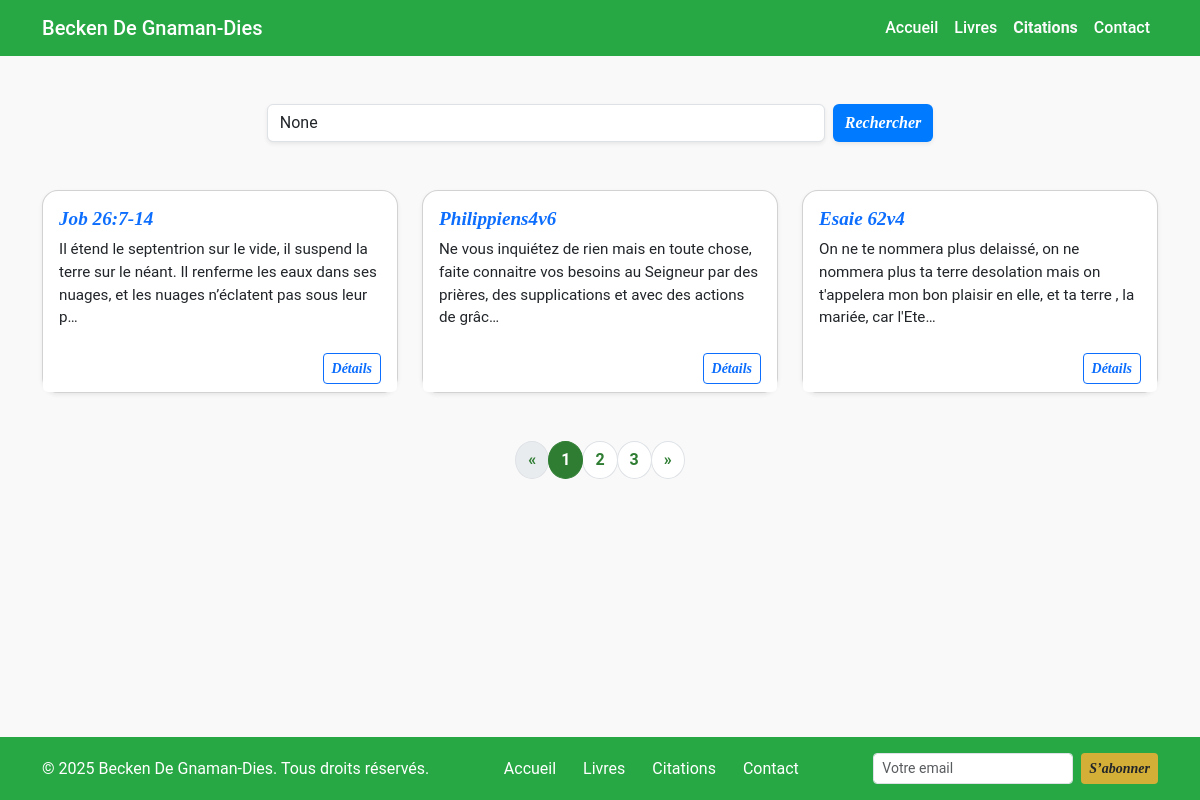
The page /citations/citations on the database its author committed.
### citations/models.py (models this page shows, shortened)
class Citation(models.Model):
    titre = models.CharField(max_length=200)
    contenu = models.TextField()
    date = models.DateField()
    video_url = models.URLField(blank=True, null=True, help_text="Lien YouTube ou autre")
    video_fichier = models.FileField(upload_to='videos/', blank=True, null=True, help_text="Ou téléversez une vidéo")

### citations/views.py (the view)
# urls.py: path('citations', views.citations, name='citations'),
def citations(request):
    aujourd_hui = timezone.now().date()
    citation_du_jour = Citation.objects.filter(date=aujourd_hui).first()
    citations_precedentes = Citation.objects.exclude(date=aujourd_hui).order_by('-date')[:4]
    query = request.GET.get('q')
    citations = Citation.objects.order_by('-date')
    if query:
        citations = citations.filter(
            Q(titre__icontains=query) |
            Q(contenu__icontains=query)
        )
    paginator = Paginator(citations, 3)
    page_number = request.GET.get('page')
    page_obj = paginator.get_page(page_number)
    return render(request, 'citations.html', {
        'citation_du_jour': citation_du_jour,
        'citations_precedentes': citations_precedentes,
        'page_obj': page_obj,
        'query': query,
    })

### citations/templates/citations.html (shortened to what this page needs)
{% load static %}
<!DOCTYPE html>
<html lang="fr">
<head>
    <link href="https://cdn.jsdelivr.net/npm/bootstrap@5.3.3/dist/css/bootstrap.min.css" rel="stylesheet">
    <link rel="stylesheet" href="{% static 'css/citations.css' %}">
    <link rel="stylesheet" href="{% static 'css/home.css' %}">
</head>
<body class="d-flex flex-column min-vh-100">
    <nav class="navbar navbar-expand-lg navbar-dark navbar-custom">
        <div class="container">
            <a class="navbar-brand" href="{% url 'home' %}">Becken De Gnaman-Dies</a>
            <div class="collapse navbar-collapse" id="navbarNav">
                <ul class="navbar-nav ms-auto">
                    <li class="nav-item">
                        <a class="nav-link {% if request.resolver_match and request.resolver_match.url_name == 'home' %}active{% endif %}"
                            href="{% url 'home' %}">Accueil</a>
                    </li>
                    <li class="nav-item">
                        <a class="nav-link {% if request.resolver_match and request.resolver_match.url_name == 'books' %}active{% endif %}"
                            href="{% url 'books' %}">Livres</a>
                    </li>
                    <li class="nav-item">
                        <a class="nav-link {% if request.resolver_match and request.resolver_match.url_name == 'citations' %}active{% endif %}"
                            href="{% url 'citations' %}">Citations</a>
                    </li>
                    <li class="nav-item">
                        <a class="nav-link {% if request.resolver_match and request.resolver_match.url_name == 'contacts' %}active{% endif %}"
                            href="{% url 'contacts' %}">Contact</a>
                    </li>
                </ul>
            </div>
        </div>
    </nav>
    <main class="flex-fill">
        <div class="container mt-5 mb-2">
            <form method="get" class="d-flex justify-content-center mb-5">
                <input type="text" name="q" class="form-control w-50 me-2 shadow-sm" placeholder="Rechercher..."
                    value="{{ query }}">
                <button type="submit" class="btn btn-dark shadow-sm">Rechercher</button>
            </form>
            <div class="row">
                {% for citation in page_obj %}
                {% if citation.pk %}
                <div class="col-md-6 col-lg-4 mb-4">
                    <div class="card h-100 shadow-sm rounded-4">
                        <div class="card-body">
                            <h5 class="card-title fw-semibold text-primary">{{ citation.titre }}</h5>
                            <p class="card-text">{{ citation.contenu|truncatechars:150 }}</p>
                        </div>
                        <div class="card-footer text-end bg-white border-0">
                            <a href="{% url 'citation_detail' citation.pk %}"
                                class="btn btn-outline-primary btn-sm">Détails</a>
                        </div>
                    </div>
                </div>
                {% endif %}
                {% empty %}
                <div class="col-12 text-center">
                    <p class="text-muted">Aucune citation trouvée.</p>
                </div>
                {% endfor %}
            </div>
            <nav aria-label="Pagination" class="mt-4">
                <ul class="pagination justify-content-center">
                    {% if page_obj.has_previous %}
                    <li class="page-item">
                        <a class="page-link"
                            href="?page={{ page_obj.previous_page_number }}{% if query %}&q={{ query }}{% endif %}">&laquo;</a>
                    </li>
                    {% else %}
                    <li class="page-item disabled"><span class="page-link">&laquo;</span></li>
                    {% endif %}
                    {% for num in page_obj.paginator.page_range %}
                    {% if page_obj.number == num %}
                    <li class="page-item active"><span class="page-link">{{ num }}</span></li>
                    {% elif num >= page_obj.number|add:"-2" and num <= page_obj.number|add:"2" %} <li class="page-item">
                        <a class="page-link" href="?page={{ num }}{% if query %}&q={{ query }}{% endif %}">{{ num }}</a>
                        </li>
                        {% endif %}
                        {% endfor %}
                        {% if page_obj.has_next %}
                        <li class="page-item">
                            <a class="page-link"
                                href="?page={{ page_obj.next_page_number }}{% if query %}&q={{ query }}{% endif %}">&raquo;</a>
                        </li>
                        {% else %}
                        <li class="page-item disabled"><span class="page-link">&raquo;</span></li>
                        {% endif %}
                </ul>
            </nav>
        </div>
    </main>
    <footer class="custom-footer py-3">
        <div class="container d-flex flex-column flex-md-row justify-content-between align-items-center">
            <p class="mb-2 mb-md-0">&copy; 2025 Becken De Gnaman-Dies. Tous droits réservés.</p>
            <ul class="list-inline mb-2 mb-md-0">
                <li class="list-inline-item"><a href="{% url 'home' %}"
                        class="text-white text-decoration-none">Accueil</a></li>
                <li class="list-inline-item"><a href="{% url 'books' %}"
                        class="text-white text-decoration-none">Livres</a></li>
                <li class="list-inline-item"><a href="{% url 'citations' %}"
                        class="text-white text-decoration-none">Citations</a></li>
                <li class="list-inline-item"><a href="{% url 'contacts' %}"
                        class="text-white text-decoration-none">Contact</a></li>
            </ul>
            <form class="d-flex" style="gap: 8px;" method="POST" action="{% url 'newsletter' %}">
                <input type="email" name="email" class="form-control form-control-sm" placeholder="Votre email" required>
                <button class="btn btn-warning btn-sm text-dark">S’abonner</button>
            </form>
        </div>
    </footer>
</body>
</html>

### static/css/citations.css (style rules this page uses)
body { background-color: #f8f9fa; }
.card-title { font-size: 1.2rem; }
.card-text { font-size: 0.95rem; }
.pagination .page-item .page-link { border-radius: 50%; color: #2e7d32; font-weight: bold; }
.pagination .page-item.active .page-link { background-color: #2e7d32; border-color: #2e7d32; color: white; }

### static/css/home.css (style rules this page uses)
body { font-family: 'Roboto', sans-serif; margin: 0; padding: 0; background-color: #f9f9f9 !important; color: #212529; transition: background-color 0.3s ease; }
h1, h2, h3, h4, h5, h6, .btn, blockquote, .citation, .contenu { font-family: 'Playfair Display', serif; font-weight: 600; font-style: italic; }
a, .btn, .card-bio, .box-citation, .navbar a { transition: all 0.3s ease-in-out; }
.navbar-custom { background-color: #28a745 !important; }
.navbar a { color: white !important; font-weight: 500; }
.nav-link.active { color: #f9f9f9 !important; font-weight: bold; }
.btn-dark, .btn-text-black { background: #007bff !important; color: white !important; border: none; font-weight: 600; }
.custom-footer { background-color: #28a745; color: white; }
footer ul { list-style: none; padding-left: 0; margin-bottom: 0; }
footer ul li { display: inline; margin-left: 15px; }
footer ul li:first-child { margin-left: 0; }
footer input[type="email"] { max-width: 200px; }
footer .btn-warning { background-color: #d4af37; color: white; border: none; }

### rows shown on the page
Citation: titre "Job 26:7-14", contenu "Il étend le septentrion sur le vide, il suspend la terre sur le néant. Il renferme les eaux dans ses nuages, et les nuages n’éclatent pas sous leur p…"
Citation: titre "Philippiens4v6", contenu "Ne vous inquiétez de rien mais en toute chose, faite connaitre vos besoins au Seigneur par des prières, des supplications et avec des actions de grâc…"
Citation: titre "Esaie 62v4", contenu "On ne te nommera plus delaissé, on ne nommera plus ta terre desolation mais on t'appelera mon bon plaisir en elle, et ta terre , la mariée, car l'Ete…"

### other values the page prints
{{ num }} "1"
{{ num }} "2" "3"
